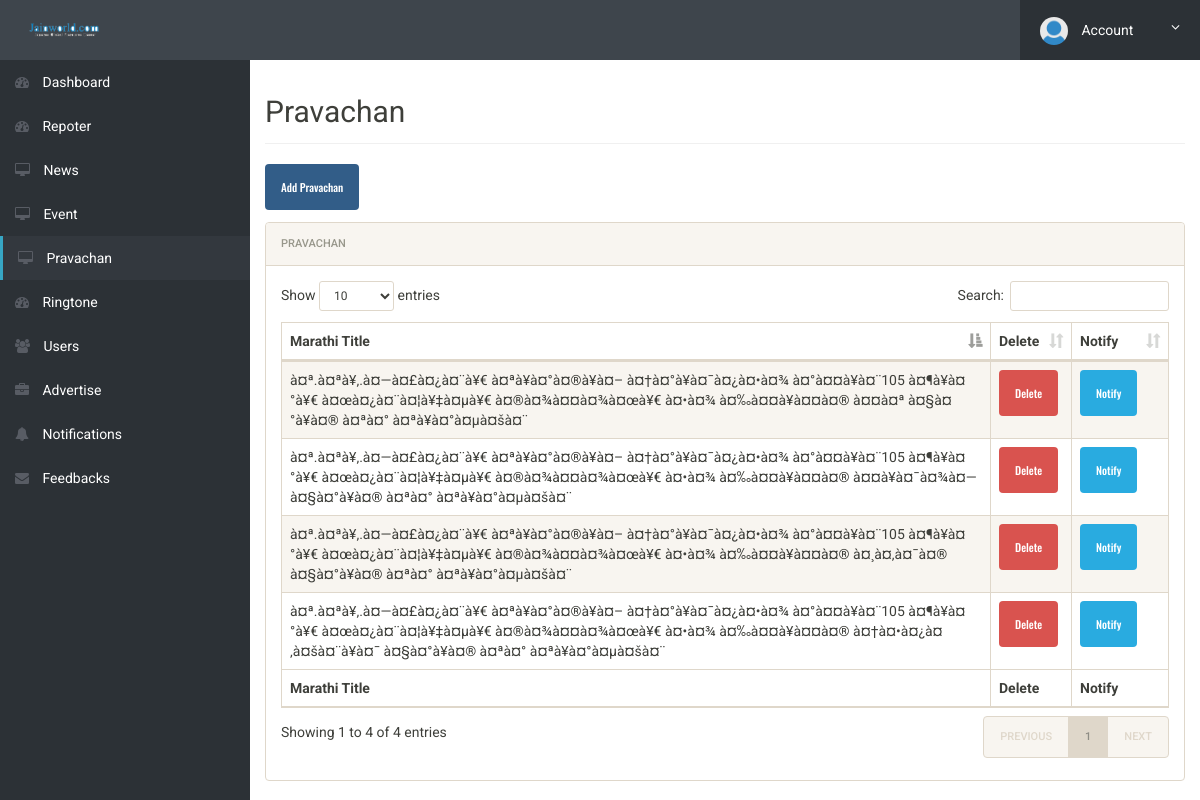
Screenshot of /m_pravachan.php (signed in) with the database file from the repository.
### tables this page shows
CREATE TABLE IF NOT EXISTS `m_pravachan` (
  `id` int(11) NOT NULL AUTO_INCREMENT,
  `mtitle` text,
  `htitle` text NOT NULL,
  `url` text,
  `notify_status` int(11) DEFAULT '0',
  `created_at` timestamp NOT NULL DEFAULT CURRENT_TIMESTAMP,
  PRIMARY KEY (`id`)
);

### m_pravachan.php (the view, shortened to what this page needs)
<?php session_start();
if(isset($_SESSION["id"]) and isset($_SESSION["user"]))
{
?>
<!doctype html>
<html lang="en" class="no-js">
<head>
	<link rel="stylesheet" href="css/font-awesome.min.css">
	<link rel="stylesheet" href="css/bootstrap.min.css">
	<link rel="stylesheet" href="css/dataTables.bootstrap.min.css">
	<link rel="stylesheet" href="css/bootstrap-social.css">
	<link rel="stylesheet" href="css/bootstrap-select.css">
	<link rel="stylesheet" href="css/fileinput.min.css">
	<link rel="stylesheet" href="css/awesome-bootstrap-checkbox.css">
	<link rel="stylesheet" href="css/style.css">
</head>
<body>
	<div class="brand clearfix">
		<a href="index.php" class="logo"><img src="img/logo.jpg" class="img-responsive" alt=""></a>
		<ul class="ts-profile-nav">
			<li class="ts-account">
				<a href="#"><img src="img/ts-avatar.jpg" class="ts-avatar hidden-side" alt=""> Account <i class="fa fa-angle-down hidden-side"></i></a>
			</li>
		</ul>
	</div>
	<div class="ts-main-content">
		<nav class="ts-sidebar">
			<ul class="ts-sidebar-menu">
				<li ><a href="index.php"><i class="fa fa-dashboard"></i> Dashboard</a></li>
				<li ><a href="repoter.php"><i class="fa fa-dashboard"></i> Repoter</a></li>
				<li ><a href="m_news.php""><i class="fa fa-desktop"></i> News</a>
				</li>
				<li ><a href="m_event.php"><i class="fa fa-desktop"></i> Event</a>
				</li>
				<li class="open"><a href="m_pravachan.php"><i class="fa fa-desktop"></i> Pravachan</a></li>
				<li><a href="ringtone.php"><i class="fa fa-dashboard"></i> Ringtone</a></li>
				<li><a href="users.php"><i class="fa fa-users"></i> Users</a></li>
				<li ><a href="advertise.php" ><i class="fa fa-briefcase"></i> Advertise</a></li>
				<li><a href="notifications.php"><i class="fa fa-bell"></i> Notifications</a></li>
				<li><a href="feedback.php"><i class="fa fa-envelope"></i> Feedbacks</a></li>
			</ul>
		</nav>
		<div class="content-wrapper">
			<div class="container-fluid">
				<div class="row">
					<div class="col-md-12">
						<h2 class="page-title"><?echo "Pravachan";?></h2>
							<a href="add_m_pravachan.php">  <button class="btn btn-primary" type="submit">Add Pravachan</button></a>
						<div class="panel panel-default">
							<div class="panel-heading">Pravachan</div>
							<div class="panel-body">
								<table id="zctb" class="display table table-striped table-bordered table-hover" cellspacing="0" width="100%">
									<thead>
										<tr>
											<th>Marathi Title</th>
											<th>Delete</th>
											<th>Notify</th>
										</tr>
									</thead>
									<tfoot>
										<tr>
											<th>Marathi Title</th>
											<th>Delete</th>
											<th>Notify</th>
										</tr>
									</tfoot>
									<tbody>
										<?
						$db = new DbConnect();
						$conn = $db->connect();
				$stmt = $conn->prepare("SELECT m_pravachan.id,m_pravachan.mtitle,m_pravachan.url,m_pravachan.notify_status FROM m_pravachan");
        $stmt->execute();
       $stmt->store_result();
				while($row = fetchAssocStatement($stmt))
				{
					$news_id=$row['id'];
					?>
						<tr align="left">
						<td height="30"> <? echo $row['mtitle']; ?>	</td>
						<td width="50"><a href="delete_pravachan.php?id=<?=$news_id;?>" class="btn btn-danger">Delete</a></td>
						<?
							if($row['notify_status']==0){
						?>
						<td width="80"><a href="worker_news_notifications.php?id=<?= $news_id ;?>" class="btn btn-info">Notify</a></td>
						<?
							}else{
						?>
							<td width="80"><a class="btn btn-success">Notified</a></td>
						<?
							}
						?>
						</tr>
				<?
				}
				?>
									</tbody>
								</table>
							</div>
						</div>
			</div>
		</div>
	</div>
</body>
</html>
<?php
}
  else
  {
  	$_SESSION["ERROR"]="Invalid Access, Please Login Again";
	header("Location:login.php");
  }
?>
<?php
function fetchAssocStatement($stmt)
{
    if($stmt->num_rows>0)
    {
        $result = array();
        $md = $stmt->result_metadata();
        $params = array();
        while($field = $md->fetch_field()) {
            $params[] = &$result[$field->name];
        }
        call_user_func_array(array($stmt, 'bind_result'), $params);
        if($stmt->fetch())
            return $result;
    }
    return null;
}
?>

### css/style.css (style rules this page uses)
html { font-size: 14px; }
@media only screen and (min-width: 480px) { html { font-size: 17px; } }
@media only screen and (min-width: 768px) { html { font-size: 14px; } }
body { font-size: 1em; }
a { color: #37a6c4; }
.btn { font-family: 'Oswald', sans-serif; }
.panel { overflow: hidden; }
ul, li { margin: 0; padding: 0; list-style: none; }
.btn { text-transform: none; }
.page-title { padding-bottom: 15px; margin-bottom: 20px; border-bottom: 1px solid #f0f0f0; }
.brand { background: #3e454c; position: relative; z-index: 3; position: fixed; width: 100%; top: 0; }
.brand .logo { box-sizing: border-box; padding: 20px; float: left; display: block; width: 200px; }
@media only screen and (min-width: 992px) { .brand .logo { width: 250px; } }
.brand .logo img { height: 20px; }
.brand .ts-profile-nav { float: right; display: none; }
.brand .ts-profile-nav li { float: left; position: relative; }
.brand .ts-profile-nav li a { display: block; padding: 20px; color: #fff; }
.brand .ts-profile-nav .ts-account .fa-angle-down { float: right; }
.brand .ts-profile-nav .ts-account > a { width: 180px; background: #2c3136; }
.brand .ts-profile-nav .ts-account .ts-avatar { border-radius: 50%; height: 28px; margin: -10px 0; margin-right: 10px; }
@media only screen and (min-width: 992px) { .brand .ts-profile-nav { display: block; } }
.ts-sidebar { background: #2c3136; max-height: 0; transition: max-height 0.3s; overflow: hidden; position: fixed; z-index: 2; width: 100%; bottom: 0; top: 60px; overflow-y: auto; }
@media only screen and (min-width: 992px) { .ts-sidebar { max-height: 100%; bottom: 0; } }
.ts-sidebar-menu a { display: block; text-decoration: none; padding: 12px 15px; color: #fff; }
.ts-sidebar-menu li { position: relative; }
.ts-sidebar-menu li i { color: #585c64; margin-right: 10px; }
.ts-sidebar-menu .open > a { background: rgba(51, 56, 62, 0.35); }
.ts-sidebar-menu > .open > a { background: #33383e; border-left: 3px solid #37a6c4; }
.ts-main-content .content-wrapper { padding-top: 15px; margin-top: 60px; }
@media only screen and (min-width: 992px) { .ts-main-content .ts-sidebar { width: 250px; float: left; } }
@media only screen and (min-width: 992px) { .ts-main-content .content-wrapper { margin-left: 250px; } }

### rows the page displays
m_pravachan: mtitle "à¤ª.à¤ªà¥‚.à¤—à¤£à¤¿à¤¨à¥€ à¤ªà¥à¤°à¤®à¥à¤– à¤†à¤°à¥à¤¯à¤¿à¤•à¤¾ à¤°à¤¤à¥à¤¨105 à¤¶à¥à¤°à¥€ à¤œà¤¿à¤¨à¤¦à¥‡à¤µà¥€ à¤®à¤¾à¤¤à¤¾à¤œà¥€ à¤•à¤¾ à¤‰à¤¤à¥à¤¤à¤® à¤¤à¤ª à¤§à¤°à¥à¤® à¤ªà¤° à¤ªà¥à¤°à¤µà¤šà¤¨"
m_pravachan: mtitle "à¤ª.à¤ªà¥‚.à¤—à¤£à¤¿à¤¨à¥€ à¤ªà¥à¤°à¤®à¥à¤– à¤†à¤°à¥à¤¯à¤¿à¤•à¤¾ à¤°à¤¤à¥à¤¨105 à¤¶à¥à¤°à¥€ à¤œà¤¿à¤¨à¤¦à¥‡à¤µà¥€ à¤®à¤¾à¤¤à¤¾à¤œà¥€ à¤•à¤¾ à¤‰à¤¤à¥à¤¤à¤® à¤¸à¤‚à¤¯à¤® à¤§à¤°à¥à¤® à¤ªà¤° à¤ªà¥à¤°à¤µà¤šà¤¨"
m_pravachan: mtitle "à¤ª.à¤ªà¥‚.à¤—à¤£à¤¿à¤¨à¥€ à¤ªà¥à¤°à¤®à¥à¤– à¤†à¤°à¥à¤¯à¤¿à¤•à¤¾ à¤°à¤¤à¥à¤¨105 à¤¶à¥à¤°à¥€ à¤œà¤¿à¤¨à¤¦à¥‡à¤µà¥€ à¤®à¤¾à¤¤à¤¾à¤œà¥€ à¤•à¤¾ à¤‰à¤¤à¥à¤¤à¤® à¤†à¤•à¤¿à¤‚à¤šà¤¨à¥à¤¯ à¤§à¤°à¥à¤® à¤ªà¤° à¤ªà¥à¤°à¤µà¤šà¤¨"
m_pravachan: mtitle "à¤ª.à¤ªà¥‚.à¤—à¤£à¤¿à¤¨à¥€ à¤ªà¥à¤°à¤®à¥à¤– à¤†à¤°à¥à¤¯à¤¿à¤•à¤¾ à¤°à¤¤à¥à¤¨105 à¤¶à¥à¤°à¥€ à¤œà¤¿à¤¨à¤¦à¥‡à¤µà¥€ à¤®à¤¾à¤¤à¤¾à¤œà¥€ à¤•à¤¾ à¤‰à¤¤à¥à¤¤à¤® à¤¤à¥à¤¯à¤¾à¤— à¤§à¤°à¥à¤® à¤ªà¤° à¤ªà¥à¤°à¤µà¤šà¤¨"
